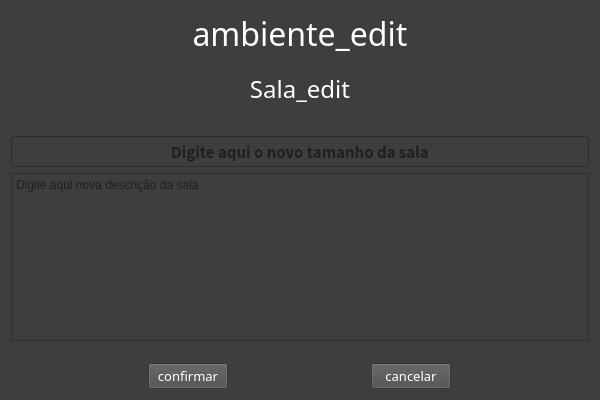
<?xml version="1.0" encoding="UTF-8"?>
<ui version="4.0">
 <class>Widget</class>
 <widget class="QWidget" name="Widget">
  <property name="geometry">
   <rect>
    <x>0</x>
    <y>0</y>
    <width>600</width>
    <height>400</height>
   </rect>
  </property>
  <property name="minimumSize">
   <size>
    <width>600</width>
    <height>400</height>
   </size>
  </property>
  <property name="maximumSize">
   <size>
    <width>600</width>
    <height>400</height>
   </size>
  </property>
  <property name="windowTitle">
   <string>Login</string>
  </property>
  <property name="styleSheet">
   <string notr="true">background-color: rgb(62, 62, 62);</string>
  </property>
  <layout class="QVBoxLayout" name="verticalLayout_2">
   <item>
    <layout class="QVBoxLayout" name="verticalLayout">
     <property name="spacing">
      <number>0</number>
     </property>
     <item>
      <layout class="QVBoxLayout" name="verticalLayout_ambiente_edit">
       <item>
        <widget class="QLabel" name="label_ambiente_edit">
         <property name="font">
          <font>
           <family>Versa Versa</family>
           <pointsize>24</pointsize>
          </font>
         </property>
         <property name="styleSheet">
          <string notr="true">color: rgb(255, 255, 255);</string>
         </property>
         <property name="text">
          <string>ambiente_edit</string>
         </property>
         <property name="alignment">
          <set>Qt::AlignHCenter|Qt::AlignTop</set>
         </property>
        </widget>
       </item>
       <item>
        <spacer name="verticalSpacer_ambiente_edit">
         <property name="orientation">
          <enum>Qt::Vertical</enum>
         </property>
         <property name="sizeHint" stdset="0">
          <size>
           <width>20</width>
           <height>40</height>
          </size>
         </property>
        </spacer>
       </item>
      </layout>
     </item>
     <item>
      <widget class="QLabel" name="label_sala_edit">
       <property name="font">
        <font>
         <family>Versa Versa</family>
         <pointsize>18</pointsize>
        </font>
       </property>
       <property name="styleSheet">
        <string notr="true">color: rgb(255, 255, 255);</string>
       </property>
       <property name="text">
        <string>Sala_edit</string>
       </property>
       <property name="alignment">
        <set>Qt::AlignBottom|Qt::AlignHCenter</set>
       </property>
      </widget>
     </item>
    </layout>
   </item>
   <item>
    <spacer name="verticalSpacer">
     <property name="orientation">
      <enum>Qt::Vertical</enum>
     </property>
     <property name="sizeType">
      <enum>QSizePolicy::Fixed</enum>
     </property>
     <property name="sizeHint" stdset="0">
      <size>
       <width>20</width>
       <height>24</height>
      </size>
     </property>
    </spacer>
   </item>
   <item>
    <layout class="QVBoxLayout" name="verticalLayout_3">
     <item>
      <layout class="QHBoxLayout" name="horizontalLayout_tamanho_ambiente">
       <item>
        <widget class="QLineEdit" name="lineEdit__tamanho_ambiente">
         <property name="sizePolicy">
          <sizepolicy hsizetype="Expanding" vsizetype="Expanding">
           <horstretch>0</horstretch>
           <verstretch>0</verstretch>
          </sizepolicy>
         </property>
         <property name="font">
          <font>
           <family>Noto Sans CJK JP</family>
           <pointsize>11</pointsize>
           <bold>true</bold>
          </font>
         </property>
         <property name="layoutDirection">
          <enum>Qt::LeftToRight</enum>
         </property>
         <property name="alignment">
          <set>Qt::AlignCenter</set>
         </property>
         <property name="placeholderText">
          <string>Digite aqui o novo tamanho da sala</string>
         </property>
        </widget>
       </item>
      </layout>
     </item>
     <item>
      <layout class="QHBoxLayout" name="horizontalLayout_descricao_ambiente">
       <item>
        <widget class="QTextEdit" name="textEdit_descricao_ambiente">
         <property name="placeholderText">
          <string>Digite aqui nova descrição da sala</string>
         </property>
        </widget>
       </item>
      </layout>
     </item>
    </layout>
   </item>
   <item>
    <spacer name="verticalSpacer_2">
     <property name="orientation">
      <enum>Qt::Vertical</enum>
     </property>
     <property name="sizeHint" stdset="0">
      <size>
       <width>20</width>
       <height>40</height>
      </size>
     </property>
    </spacer>
   </item>
   <item>
    <layout class="QHBoxLayout" name="horizontalLayout_botoes">
     <item>
      <widget class="QPushButton" name="butaoConfirmar">
       <property name="sizePolicy">
        <sizepolicy hsizetype="Fixed" vsizetype="Fixed">
         <horstretch>0</horstretch>
         <verstretch>0</verstretch>
        </sizepolicy>
       </property>
       <property name="font">
        <font>
         <family>Versa Versa</family>
         <pointsize>10</pointsize>
        </font>
       </property>
       <property name="styleSheet">
        <string notr="true">color: rgb(255, 255, 255);
background-color: rgb(76, 76, 76);</string>
       </property>
       <property name="text">
        <string>confirmar</string>
       </property>
      </widget>
     </item>
     <item>
      <widget class="QPushButton" name="botaoCancelar">
       <property name="sizePolicy">
        <sizepolicy hsizetype="Fixed" vsizetype="Fixed">
         <horstretch>0</horstretch>
         <verstretch>0</verstretch>
        </sizepolicy>
       </property>
       <property name="font">
        <font>
         <family>Versa Versa</family>
         <pointsize>10</pointsize>
        </font>
       </property>
       <property name="styleSheet">
        <string notr="true">color: rgb(255, 255, 255);
background-color: rgb(76, 76, 76);</string>
       </property>
       <property name="text">
        <string>cancelar</string>
       </property>
       <property name="flat">
        <bool>false</bool>
       </property>
      </widget>
     </item>
    </layout>
   </item>
  </layout>
 </widget>
 <resources/>
 <connections/>
</ui>
